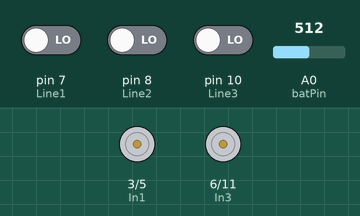
The sketch below on a simulated Arduino Uno, built with avr-gcc and run on an emulated ATmega328P. Parts: motor-driver pin pairs drawn as motors (green arrow = first pin HIGH = forward, orange = second pin HIGH = backward, longer = more drive). Inputs (shaded band) come from the test bench; at power-on: pin 7 (Line1) LOW, A0 (batPin) = 512, pin 8 (Line2) LOW, pin 10 (Line3) LOW.

Above: at 1.2 s.
1.3 s: pin 7 (Line1) driven HIGH
At 1.9 s:
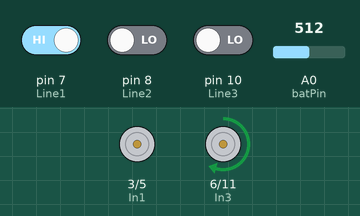
2.8 s: A0 (batPin) set to 716
At 4.0 s:
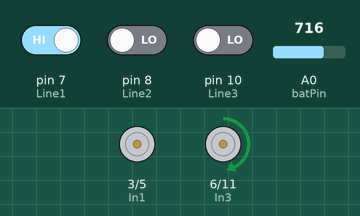
4.3 s: pin 8 (Line2) driven HIGH
At 5.4 s:
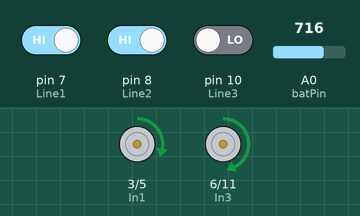
5.8 s: A0 (batPin) set to 511
At 6.4 s:
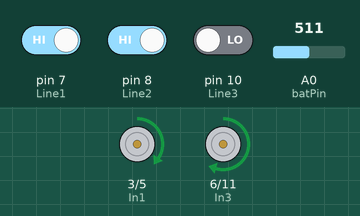
7.3 s: pin 7 (Line1) driven LOW
At 7.6 s:
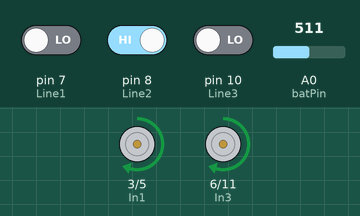
8.8 s: pin 10 (Line3) driven HIGH
At 10.0 s:
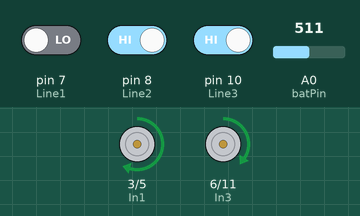
Timing chart, 0 to 11.3 s (numbered marks = the images above; inputs shaded):
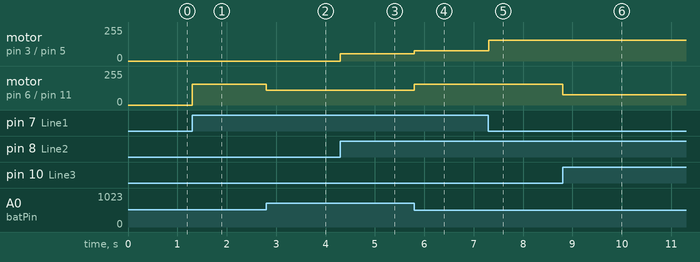

The sketch:

AdvancedLineFollowing.ino
```cpp
// AdvancedLineFollowing.ino

const int Line1 = 7;     // Left Line Sensor
const int Line2 = 8;     // Center Line Sensor
const int Line3 = 10;    // Right Sensor
const int In1 = 3;      // In1
const int In2 = 5;      // In2
const int In3 = 6;      // In3
const int In4 = 11;     // In4
const int batPin = A0;
#define num 6
void setup()

{
  // initialize the pins
  pinMode(In1, OUTPUT);
  pinMode(In2, OUTPUT);
  pinMode(In3, OUTPUT);
  pinMode(In4, OUTPUT);
  pinMode(Line1, INPUT);
  pinMode(Line2, INPUT);
  pinMode(Line3, INPUT);
  Serial.begin(9600);
}

void loop()
{
  int rLED[num], cLED[num], lLED[num];
  int  lSum, cSum, rSum;
  int fast;
  int speed1;
  int speed2;
  float scale1, scale2, scale3;
  boolean debugPrint;
  int L1, L2, L3;
  int batVoltage;

  for(int i=0; i<num; i++)
  {
    rLED[i]=0;
    cLED[i]=1;
    lLED[i]=0;
  }
  rSum = 0;
  cSum = 0;
  lSum = 0;
//************ Turn on debuging here ****************
  //debugPrint = true;
  debugPrint = false;
//***************************************************
  delay(100);
  forward(0, 0);
  while(1==1)
  {
    batVoltage = analogRead(batPin);
    L1 = digitalRead(Line1);
    L2 = digitalRead(Line2);
    L3 = digitalRead(Line3);
    if ((L1 == 1) && (L2 == 1) && (L3 ==1))
    {
      speed1 = 0;
      speed2 = 0;
      forward(speed1, speed2);
      if(debugPrint)
      {
        Serial.println("In Lift Mode");
      }
    }
    else if ((L1 != 0) || (L2 != 0) || (L3 !=0))
    {
      rSum = 0;
      cSum = 0;
      lSum = 0;
      for(int i=0; i<num-1; i++)
      {
        rLED[i]=rLED[i+1];
        cLED[i]=cLED[i+1];
        lLED[i]=lLED[i+1];
      }

      rLED[num-1]=L1;
      cLED[num-1]=L2;
      lLED[num-1]=L3;

      for(int i=0; i<num; i++)
      {
        rSum = rSum + rLED[i] * (8-i);
        cSum = cSum + cLED[i] * (8-i);
        lSum = lSum + lLED[i] * (8-i);
      }

      if(debugPrint)
      {
        Serial.println("");
        Serial.print(L1);
        Serial.print(", ");
        Serial.print(L2);
        Serial.print(", ");
        Serial.println(L3);
        Serial.print(rSum);
        Serial.print(", ");
        Serial.print(cSum);
        Serial.print(", ");
        Serial.println(lSum);
      }
        scale1= (float) rSum + (float) cSum;
        scale2= (float) lSum + (float) cSum;
        scale3= (float) lSum + cSum + rSum;

         fast= 80000. / (float) batVoltage;

         if(rSum > lSum)
         {
           speed1 = fast;
           speed2 = scale2/scale1 * fast;
         }
         else
         {
           speed2 = fast;
           speed1 = scale1/scale2 * fast;
         }

         forward(speed1, speed2);

        if(debugPrint)
        {
          Serial.print(scale1);
          Serial.print(", ");
          Serial.println(scale2);
          Serial.print(speed1);
          Serial.print(", ");
          Serial.println(speed2);
          Serial.print("battery Voltage = ");
          Serial.println(batVoltage);
          Serial.print("fast = ");
          Serial.println(speed2);
          delay(500);
        }
    }
  }
}

void reverse(int speed1, int speed2)
{
analogWrite(In4, speed1);
analogWrite(In3, 0);
analogWrite(In2, speed2);
analogWrite(In1, 0);
return;
}

void forward (int speed1, int speed2)
{
analogWrite(In4, 0);
analogWrite(In3, speed1);
analogWrite(In2, 0);
analogWrite(In1, speed2);
return;
}

void stopNow()
{
  analogWrite(In4, 0);
  analogWrite(In3, 0);
  analogWrite(In2, 0);
  analogWrite(In1, 0);
  return;
}
```

Measured:
- after the input at 1.3 s, motor on pin 6 (In3) / pin 11 (In4): stopped → forward 156/255 at once
- after the input at 2.8 s, motor on pin 6 (In3) / pin 11 (In4): forward 156/255 → forward 111/255 at once
- after the input at 4.3 s, motor on pin 3 (In1) / pin 5 (In2): stopped → forward 55/255 at once
- after the input at 5.8 s, motor on pin 3 (In1) / pin 5 (In2): forward 55/255 → forward 78/255 at once; motor on pin 6 (In3) / pin 11 (In4): forward 111/255 → forward 156/255 at once
- after the input at 7.3 s, motor on pin 3 (In1) / pin 5 (In2): forward 78/255 → forward 156/255 at once
- after the input at 8.8 s, motor on pin 6 (In3) / pin 11 (In4): forward 156/255 → forward 78/255 at once
